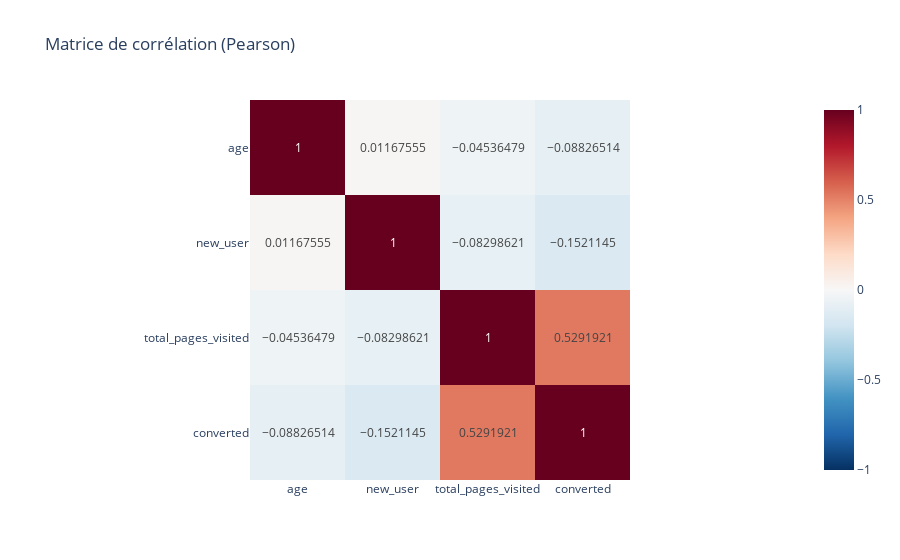

Write notebook code for a chart like this one.
### Code cell
df_corr = data[['age', 'new_user', 'total_pages_visited','converted']].corr('pearson')
df_corr_fig = px.imshow(df_corr,text_auto=True,
    color_continuous_scale="RdBu_r",
    title="Matrice de corrélation (Pearson)",
    zmin=-1, zmax=1)
df_corr_fig.show()

### Figure 1 — Plotly figure (JSON) as saved in the notebook; plotly's stock layout.template omitted (floating-point values rounded to 4 significant figures)
{"data": [{"coloraxis": "coloraxis", "hovertemplate": "x: %{x}<br>y: %{y}<br>color: %{z}<extra></extra>", "name": "0", "texttemplate": "%{z}", "type": "heatmap", "x": ["age", "new_user", "total_pages_visited", "converted"], "xaxis": "x", "y": ["age", "new_user", "total_pages_visited", "converted"], "yaxis": "y", "z": [[1.0, 0.01168, -0.04536, -0.08827], [0.01168, 1.0, -0.08299, -0.1521], [-0.04536, -0.08299, 1.0, 0.5292], [-0.08827, -0.1521, 0.5292, 1.0]]}], "layout": {"coloraxis": {"cmax": 1, "cmin": -1, "colorscale": [[0, "rgb(5,48,97)"], [0.1, "rgb(33,102,172)"], [0.2, "rgb(67,147,195)"], [0.3, "rgb(146,197,222)"], [0.4, "rgb(209,229,240)"], [0.5, "rgb(247,247,247)"], [0.6, "rgb(253,219,199)"], [0.7, "rgb(244,165,130)"], [0.8, "rgb(214,96,77)"], [0.9, "rgb(178,24,43)"], [1, "rgb(103,0,31)"]]}, "title": {"text": "Matrice de corrélation (Pearson)"}, "xaxis": {"anchor": "y", "constrain": "domain", "domain": [0, 1], "scaleanchor": "y"}, "yaxis": {"anchor": "x", "autorange": "reversed", "constrain": "domain", "domain": [0, 1]}}}
